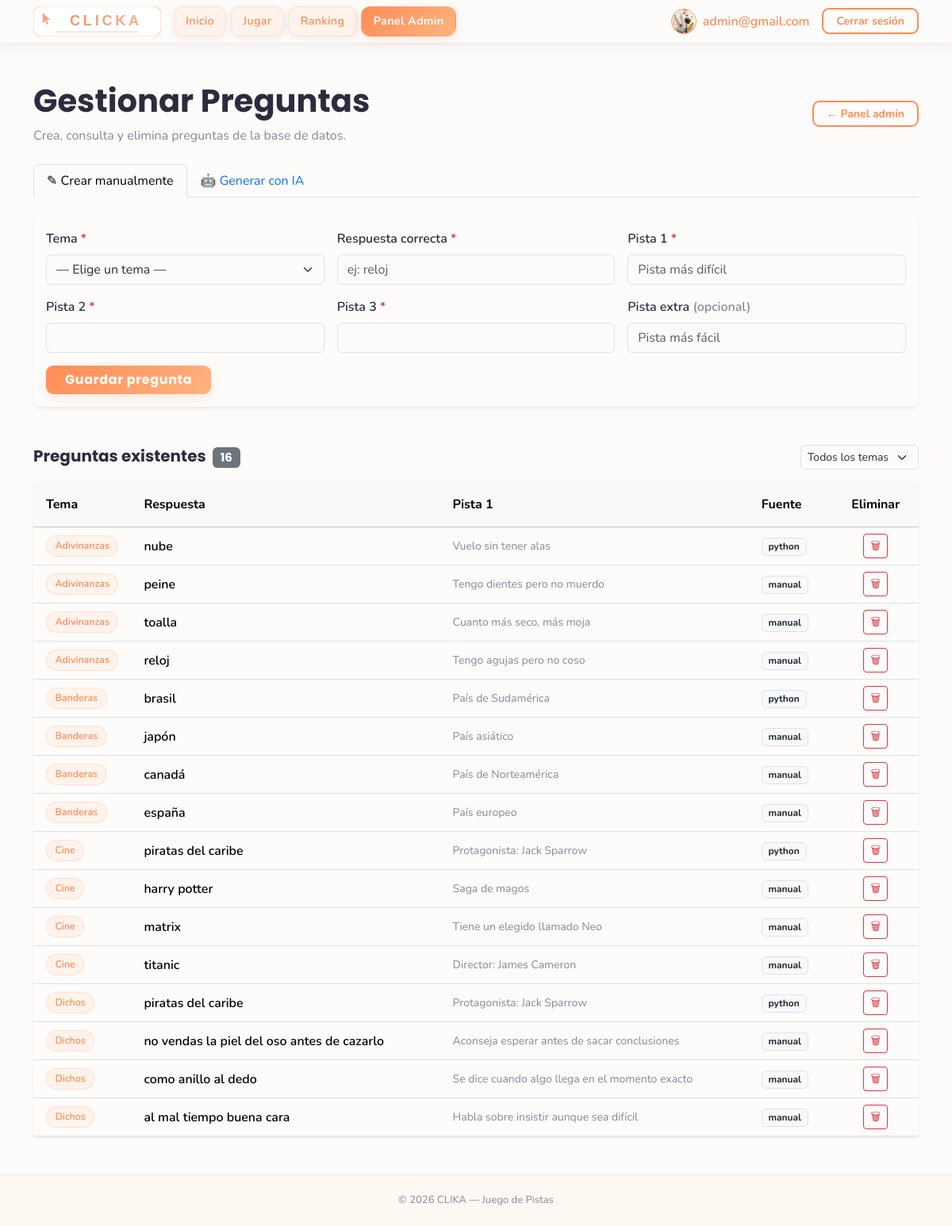
Before: /pages/questions.php (signed in) with the older database file.
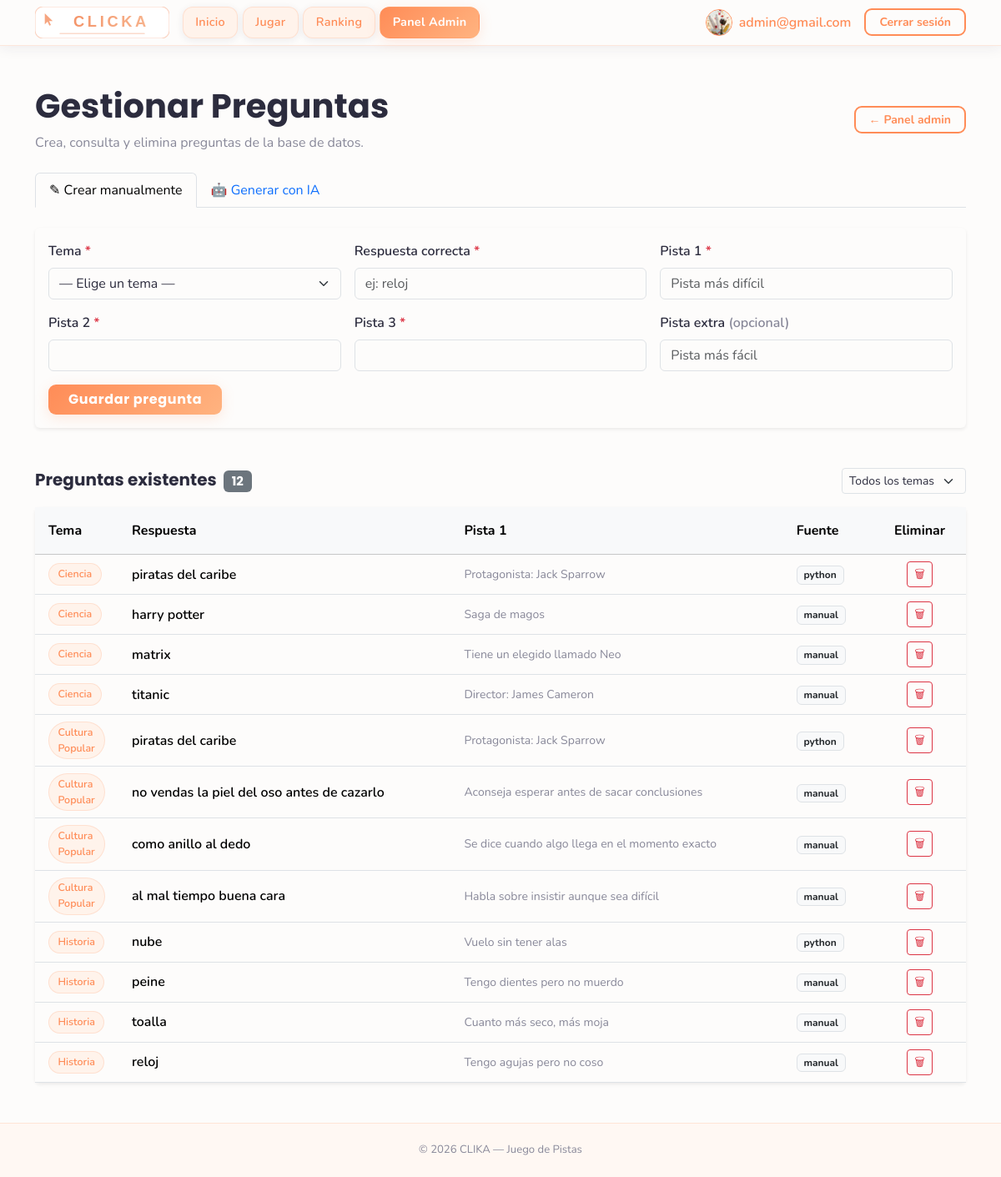
After: the same page with the newer database file.
### tables this page shows
CREATE TABLE preguntas (
    id INTEGER PRIMARY KEY AUTOINCREMENT,
    tema_id INTEGER NOT NULL,
    pista1 TEXT NOT NULL,
    pista2 TEXT NOT NULL,
    pista3 TEXT NOT NULL,
    pista_extra TEXT,
    respuesta TEXT NOT NULL,
    fuente TEXT NOT NULL DEFAULT 'manual',
    created_at TEXT NOT NULL DEFAULT CURRENT_TIMESTAMP,
    FOREIGN KEY (tema_id) REFERENCES temas (id) ON DELETE CASCADE
);

CREATE TABLE temas (
    id INTEGER PRIMARY KEY AUTOINCREMENT,
    nombre TEXT NOT NULL UNIQUE,
    created_at TEXT NOT NULL DEFAULT CURRENT_TIMESTAMP
);

### pages/questions.php (the view, shortened to what this page needs)
<?php
require_once '../includes/db.php';
$preguntas = [];
$filterTema = isset($_GET['tema_id']) ? (int) $_GET['tema_id'] : 0;
$sql = 'SELECT p.id, p.pista1, p.pista2, p.pista3, p.pista_extra, p.respuesta,
               p.fuente, t.nombre AS tema_nombre
        FROM preguntas p
        JOIN temas t ON p.tema_id = t.id';
if ($filterTema > 0) {
    $stmtQ = $db->prepare($sql . ' WHERE p.tema_id = :tid ORDER BY p.id DESC');
    $stmtQ->bindValue(':tid', $filterTema, SQLITE3_INTEGER);
    $resQ = $stmtQ->execute();
} else {
    $resQ = $db->query($sql . ' ORDER BY t.nombre, p.id DESC');
}
while ($row = $resQ->fetchArray(SQLITE3_ASSOC)) {
    $preguntas[] = $row;
}
?>
<!DOCTYPE html>
<html lang="es">
<head>
  <?php include '../includes/head.php'; ?>
</head>
<body>
  <?php include '../includes/menu.php'; ?>
  <main class="container mt-5 pb-5">
    <div class="d-flex justify-content-between align-items-center mb-4">
      <div>
        <h1 class="fw-bold">Gestionar Preguntas</h1>
        <p class="text-muted mb-0">Crea, consulta y elimina preguntas de la base de datos.</p>
      </div>
      <a href="admin_config.php" class="btn btn-outline-accent btn-sm px-3">← Panel admin</a>
    </div>
    <ul class="nav nav-tabs mb-4" id="adminTabs">
      <li class="nav-item">
        <button class="nav-link active" data-bs-toggle="tab" data-bs-target="#tab-manual">
          &#9998; Crear manualmente
        </button>
      </li>
      <li class="nav-item">
        <button class="nav-link" data-bs-toggle="tab" data-bs-target="#tab-ia">
          &#129302; Generar con IA
        </button>
      </li>
    </ul>
    <div class="tab-content mb-5">
      <div class="tab-pane fade show active" id="tab-manual">
        <div class="card border-0 shadow-sm">
          <div class="card-body">
            <form method="POST">
              <div class="row g-3">
                <div class="col-md-4">
                  <label class="form-label fw-semibold">Tema <span class="text-danger">*</span></label>
                  <select name="tema_id" class="form-select" required>
                    <option value="">— Elige un tema —</option>
                  </select>
                </div>
                <div class="col-md-4">
                  <label class="form-label fw-semibold">Respuesta correcta <span class="text-danger">*</span></label>
                  <input type="text" name="respuesta" class="form-control" placeholder="ej: reloj" required>
                </div>
                <div class="col-12 col-md-4">
                  <label class="form-label fw-semibold">Pista 1 <span class="text-danger">*</span></label>
                  <input type="text" name="pista1" class="form-control" placeholder="Pista más difícil" required>
                </div>
                <div class="col-12 col-md-4">
                  <label class="form-label fw-semibold">Pista 2 <span class="text-danger">*</span></label>
                  <input type="text" name="pista2" class="form-control" required>
                </div>
                <div class="col-12 col-md-4">
                  <label class="form-label fw-semibold">Pista 3 <span class="text-danger">*</span></label>
                  <input type="text" name="pista3" class="form-control" required>
                </div>
                <div class="col-12 col-md-4">
                  <label class="form-label fw-semibold">Pista extra <span class="text-muted">(opcional)</span></label>
                  <input type="text" name="pista_extra" class="form-control" placeholder="Pista más fácil">
                </div>
                <div class="col-12">
                  <button type="submit" class="btn btn-primary px-4">Guardar pregunta</button>
                </div>
              </div>
            </form>
          </div>
        </div>
      </div>
    </div>
    <div class="d-flex justify-content-between align-items-center mb-3">
      <h5 class="fw-bold mb-0">
        Preguntas existentes
        <span class="badge bg-secondary ms-1"><?php echo count($preguntas); ?></span>
      </h5>
      <form method="GET" class="d-flex gap-2 align-items-center">
        <select name="tema_id" class="form-select form-select-sm" style="width:auto"
                onchange="this.form.submit()">
          <option value="">Todos los temas</option>
        </select>
      </form>
    </div>
    <?php if (empty($preguntas)): ?>
      <p class="text-muted text-center py-5">No hay preguntas para mostrar.</p>
    <?php else: ?>
      <div class="card border-0 shadow-sm">
        <div class="table-responsive">
          <table class="table align-middle mb-0">
            <thead class="table-light">
              <tr>
                <th class="px-3 py-3" style="width:100px">Tema</th>
                <th class="px-3 py-3">Respuesta</th>
                <th class="px-3 py-3 d-none d-md-table-cell">Pista 1</th>
                <th class="px-3 py-3 d-none d-lg-table-cell">Fuente</th>
                <th class="px-3 py-3 text-center">Eliminar</th>
              </tr>
            </thead>
            <tbody>
              <?php foreach ($preguntas as $q): ?>
              <tr>
                <td class="px-3 py-2">
                  <span class="ranking-tema"><?php echo htmlspecialchars($q['tema_nombre']); ?></span>
                </td>
                <td class="px-3 py-2 fw-semibold">
                  <?php echo htmlspecialchars($q['respuesta']); ?>
                </td>
                <td class="px-3 py-2 text-muted small d-none d-md-table-cell">
                  <?php echo htmlspecialchars(mb_strimwidth($q['pista1'], 0, 60, '…')); ?>
                </td>
                <td class="px-3 py-2 d-none d-lg-table-cell">
                  <span class="badge <?php echo $q['fuente'] === 'ia' ? 'bg-info text-dark' : 'bg-light text-dark border'; ?>">
                    <?php echo htmlspecialchars($q['fuente']); ?>
                  </span>
                </td>
                <td class="px-3 py-2 text-center">
                  <form method="POST"
                        onsubmit="return confirm('¿Eliminar esta pregunta?');">
                    <button type="submit" class="btn btn-sm btn-outline-danger">&#128465;</button>
                  </form>
                </td>
              </tr>
              <?php endforeach; ?>
            </tbody>
          </table>
        </div>
      </div>
    <?php endif; ?>
  </main>
  <?php include '../includes/foot.php'; ?>
</body>
</html>

### includes/head.php (shortened to what this page needs)
<link
    href="https://cdn.jsdelivr.net/npm/bootstrap@5.3.3/dist/css/bootstrap.min.css"
    rel="stylesheet"
>
<link rel="stylesheet" href="https://cdn.jsdelivr.net/npm/bootstrap-icons@1.11.3/font/bootstrap-icons.min.css">
<link rel="stylesheet" href="<?php echo BASE_URL; ?>/assets/css/styles.css">

### includes/menu.php (shortened to what this page needs)
<?php
$currentPage = basename($_SERVER['PHP_SELF']);
?>
<nav class="navbar navbar-expand-lg navbar-clika sticky-top" aria-label="Navegación principal">
  <div class="container">
    <a class="navbar-brand p-0" href="<?php echo BASE_URL; ?>/index.php">
      <img src="<?php echo BASE_URL; ?>/assets/images/logo.svg" alt="CLICKA" height="38" width="auto">
    </a>
    <div class="collapse navbar-collapse" id="navbarMain">
      <ul class="navbar-nav me-auto mb-2 mb-lg-0">
        <li class="nav-item">
          <a class="nav-link nav-pill <?php echo ($currentPage === 'index.php') ? 'active' : ''; ?>"
            href="<?php echo BASE_URL; ?>/index.php">Inicio</a>
        </li>
        <li class="nav-item">
          <a class="nav-link nav-pill <?php echo ($currentPage === 'play.php') ? 'active' : ''; ?>"
            href="<?php echo BASE_URL; ?>/pages/play.php">Jugar</a>
        </li>
        <li class="nav-item">
          <a class="nav-link nav-pill <?php echo ($currentPage === 'ranking.php') ? 'active' : ''; ?>"
            href="<?php echo BASE_URL; ?>/pages/ranking.php">Ranking</a>
        </li>
        <?php if (!empty($_SESSION['usuari_id']) && $_SESSION['rol'] === 'admin'): ?>
          <li class="nav-item">
            <a class="nav-link nav-pill fw-bold <?php echo in_array($currentPage, ['admin_config.php', 'users.php', 'themes.php', 'questions.php'], true) ? 'active' : ''; ?>"
              href="<?php echo BASE_URL; ?>/pages/admin_config.php">Panel Admin</a>
          </li>
        <?php endif; ?>
      </ul>
      <ul class="navbar-nav ms-auto align-items-center gap-2">
        <?php if (!empty($_SESSION['usuari_id'])): ?>
          <li class="nav-item ms-lg-3">
            <a class="d-flex align-items-center text-decoration-none" href="<?php echo BASE_URL; ?>/pages/profile.php">
              <?php
              $userPhoto = $_SESSION['foto'] ?? 'default.png';
              $finalPhotoUrl = ($userPhoto === 'default.png')
                ? BASE_URL . "/assets/images/social_media/profile.svg"
                : (str_starts_with($userPhoto, 'http') ? $userPhoto : BASE_URL . "/storage/uploads/" . $userPhoto);
              ?>
              <img src="<?php echo $finalPhotoUrl; ?>" alt="Perfil" class="rounded-circle border border-primary"
                style="width: 32px; height: 32px; object-fit: cover;">
              <span class="ms-2 fw-semibold text-primary d-none d-xl-inline">
                <?php echo htmlspecialchars($_SESSION['username']); ?>
              </span>
            </a>
          </li>
          <li class="nav-item ms-lg-2">
            <a class="btn btn-outline-accent btn-sm px-3" href="<?php echo BASE_URL; ?>/pages/logout.php">
              Cerrar sesión
            </a>
          </li>
        <?php endif; ?>
      </ul>
    </div>
  </div>
</nav>

### includes/foot.php (shortened to what this page needs)
  <footer>
    <div class="container">
      <span>&copy; <?php echo date('Y'); ?> CLIKA &mdash; Juego de Pistas</span>
    </div>
  </footer>
</body>
</html>

### assets/css/styles.css (style rules this page uses)
:root { --clika-bg: #FDFCFB; --clika-card-bg: #FFFFFF; --clika-surface: #FFF3EB; --clika-primary: #FF8C57; --clika-primary-hover: #F07040; --clika-accent: #FFB380; --clika-text: #2C2C3E; --clika-muted: #888899; --clika-border: rgba(255, 140, 87, 0.18); --clika-border-strong: rgba(255, 140, 87, 0.38); --clika-shadow: rgba(255, 140, 87, 0.18); --clika-shadow-dark: rgba(44, 44, 62, 0.08); --font-heading: 'Poppins', sans-serif; --font-body: 'Nunito', sans-serif; --bs-body-bg: var(--clika-bg); --bs-body-color: var(--clika-text); --bs-primary: var(--clika-primary); --bs-primary-rgb: 255, 140, 87; }
*, *::before, *::after { box-sizing: border-box; }
body { background-color: var(--clika-bg); color: var(--clika-text); font-family: var(--font-body); min-height: 100vh; display: flex; flex-direction: column; }
main { flex: 1 0 auto; }
h1, h2, h3, h4, h5, h6, .navbar-brand { font-family: var(--font-heading); }
.navbar-clika { background-color: rgba(253, 252, 251, 0.95) !important; border-bottom: 1.5px solid var(--clika-border); backdrop-filter: blur(14px); -webkit-backdrop-filter: blur(14px); box-shadow: 0 2px 16px var(--clika-shadow-dark); }
.navbar-clika .nav-link { color: var(--clika-muted) !important; font-weight: 600; font-size: .9rem; letter-spacing: .02em; padding: .38rem .7rem; border-radius: 7px; transition: color .2s, background .2s; }
.navbar-clika .nav-link.active { color: var(--clika-primary) !important; background: rgba(255, 140, 87, .12); }
.navbar-clika.navbar-expand-lg .navbar-nav .nav-link.nav-pill { color: var(--clika-primary) !important; background: var(--clika-surface) !important; border: 1px solid var(--clika-border) !important; border-radius: 12px !important; box-shadow: 0 2px 10px var(--clika-shadow-dark) !important; margin-right: 0.35rem; padding: 0.45rem 0.9rem !important; font-weight: 600; display: inline-flex; align-items: center; justify-content: center; position: relative; z-index: 2; pointer-events: auto; }
.navbar-clika.navbar-expand-lg .navbar-nav .nav-link.nav-pill.active { color: #fff !important; background: linear-gradient(135deg, var(--clika-primary), var(--clika-accent)) !important; border-color: transparent !important; box-shadow: 0 4px 16px var(--clika-shadow) !important; }
.text-primary { color: var(--clika-primary) !important; }
.text-muted { color: var(--clika-muted) !important; }
.btn-primary { background: linear-gradient(135deg, var(--clika-primary), var(--clika-accent)); border: none; color: #fff; font-family: var(--font-heading); font-weight: 700; letter-spacing: .04em; border-radius: 9px; box-shadow: 0 4px 16px var(--clika-shadow); transition: transform .18s, box-shadow .18s, filter .18s; }
.btn-outline-accent { border: 2px solid var(--clika-primary); color: var(--clika-primary); font-weight: 700; border-radius: 9px; background: transparent; transition: background .2s, color .2s, box-shadow .2s; }
footer { background-color: #FFF8F3; border-top: 1.5px solid var(--clika-border); color: var(--clika-muted); font-size: .82rem; padding: 1.4rem 0; text-align: center; margin-top: auto; }
.ranking-tema { display: inline-block; background: var(--clika-surface); border: 1px solid var(--clika-border); color: var(--clika-primary); font-size: .78rem; font-weight: 600; padding: .18rem .65rem; border-radius: 50px; text-transform: capitalize; }

Changed rows visible on the page:
removed preguntas: tema.nombre "Banderas", respuesta "brasil", pista1 "País de Sudamérica", fuente "python"
removed preguntas: tema.nombre "Banderas", respuesta "japón", pista1 "País asiático", fuente "manual"
removed preguntas: tema.nombre "Banderas", respuesta "canadá", pista1 "País de Norteamérica", fuente "manual"
removed preguntas: tema.nombre "Banderas", respuesta "españa", pista1 "País europeo", fuente "manual"
changed through a linked row, preguntas (number 1 of 12 on the later page): tema.nombre "Cine" → "Ciencia"
changed through a linked row, preguntas "harry potter": tema.nombre "Cine" → "Ciencia"
changed through a linked row, preguntas "matrix": tema.nombre "Cine" → "Ciencia"
changed through a linked row, preguntas "titanic": tema.nombre "Cine" → "Ciencia"
changed through a linked row, preguntas (number 5 of 12 on the later page): tema.nombre "Dichos" → "Cultura Popular"
changed through a linked row, preguntas "no vendas la piel del oso antes de cazarlo": tema.nombre "Dichos" → "Cultura Popular"
changed through a linked row, preguntas "como anillo al dedo": tema.nombre "Dichos" → "Cultura Popular"
changed through a linked row, preguntas "al mal tiempo buena cara": tema.nombre "Dichos" → "Cultura Popular"
changed through a linked row, preguntas "nube": tema.nombre "Adivinanzas" → "Historia"; moves down the list
changed through a linked row, preguntas "peine": tema.nombre "Adivinanzas" → "Historia"; moves down the list
changed through a linked row, preguntas "toalla": tema.nombre "Adivinanzas" → "Historia"; moves down the list
changed through a linked row, preguntas "reloj": tema.nombre "Adivinanzas" → "Historia"; moves down the list
Other visible differences:
count($preguntas): "16" → "12"
